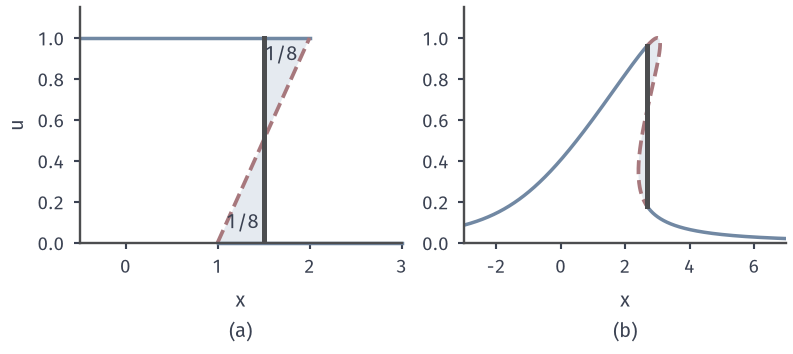

Write the Python code that produced this figure.
from pathlib import Path
import sys
ROOT = next(p for p in Path(__file__).resolve().parents if (p/'build.sh').is_file() and (p/'tex/book.tex').is_file())
sys.path.insert(0, str(ROOT/'figures/06-differential-equations/02-partial-differential-equations/matplotlib/cons-common'))
from cons_common import *
# Target: equal-area rule cuts the multi-valued graph: hand-checkable ramp at t=2, numerically tracked bump at t=3.
fig, axs = figure(width_mm=112, height_mm=50, ncols=2)
ax=axs[0]; style(ax)
sc=1.5; ax.fill([1,sc,sc],[0,0,sc-1],color=BLUE_FILL,lw=0); ax.fill([sc,2,sc],[sc-1,1,1],color=BLUE_FILL,lw=0)
ax.plot([-.5,2],[1,1],color=BLUE,lw=1.4); ax.plot([1,3],[0,0],color=BLUE,lw=1.4,clip_on=False)
ax.plot([1,2],[0,1],color=RED,lw=1.5,ls='--'); ax.plot([sc,sc],[0,1],color=LINE,lw=2)
ax.text(1.27,.07,'$1/8$',ha='center'); ax.text(1.69,.89,'$1/8$',ha='center')
ax.set_xlim(-.5,3); ax.set_ylim(0,1.15); ax.set_ylabel('$u$'); sub(ax,'a','$x$')
ax=axs[1]; style(ax); t=3.0
T,Xs,UL,UR=bump_shock(3.0); g=Xs[-1]; ul,ur=UL[-1],UR[-1]
s=GRID0; X=s+t*bump(s); neg=1+t*dbump(s)<0; il,ir=branches(t)
xl=np.interp(g,X[:il+1],s[:il+1]); xr=np.interp(g,X[ir:],s[ir:])
mid=np.linspace(xl,xr,1500)
xm=mid+t*bump(mid); um=bump(mid)
ax.fill(np.r_[xm,g],np.r_[um,ul],color=BLUE_FILL,lw=0)
m=(s>=xl)&(s<=xr)
ax.plot(np.where(s<xl,X,np.nan),np.where(s<xl,bump(s),np.nan),color=BLUE,lw=1.4)
ax.plot(np.where(s>xr,X,np.nan),np.where(s>xr,bump(s),np.nan),color=BLUE,lw=1.4)
ax.plot(xm,um,color=RED,lw=1.5,ls='--'); ax.plot([g,g],[ur,ul],color=LINE,lw=2)
ax.set_xlim(-3,7); ax.set_ylim(0,1.15); sub(ax,'b','$x$')
save(fig, HERE(__file__), 'figure', {'formula':'equal area cut; bump shock by RK4 on s=(u-+u+)/2', 'g_at_t3':float(g)})
